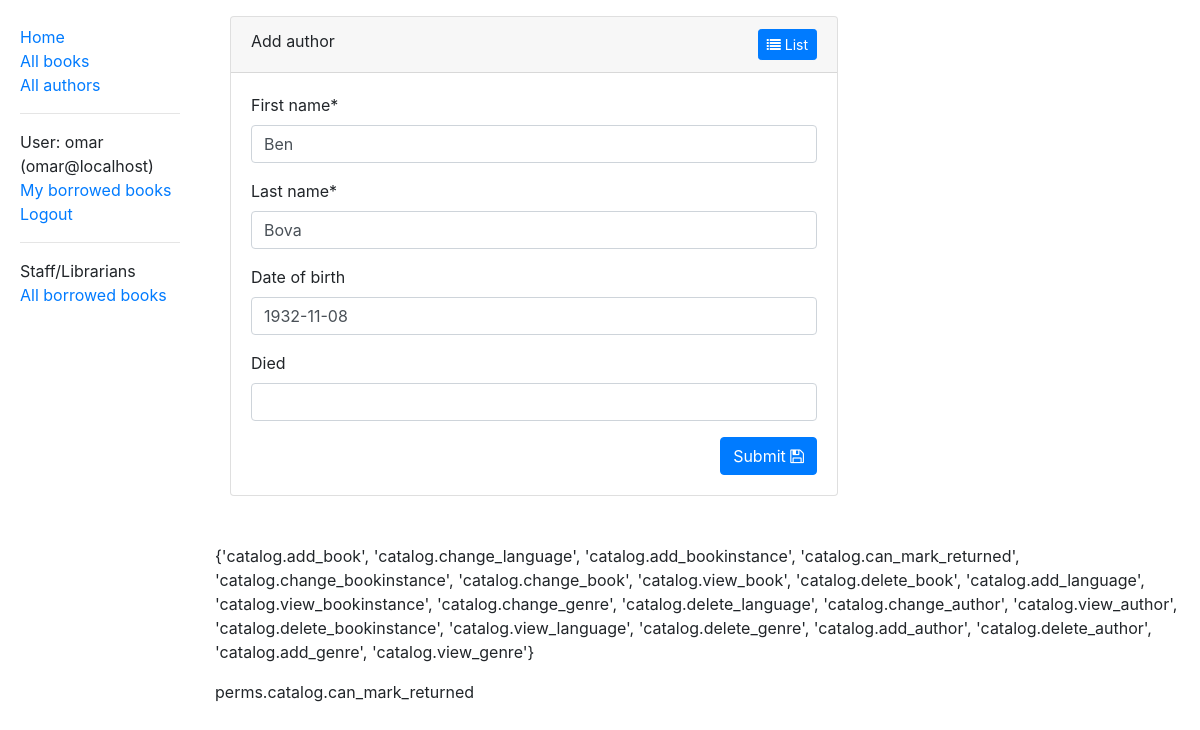
The page /catalog/author/14/update/ (signed in) on the database its author committed.
### catalog/models.py (models this page shows, shortened)
class Author(models.Model):
    first_name = models.CharField(max_length=100)
    last_name = models.CharField(max_length=100)
    date_of_birth = models.DateField(null=True, blank=True)
    date_of_death = models.DateField('Died', null=True, blank=True)
    class Meta:
        ordering = ['last_name', 'first_name']

### catalog/views.py (the view)
# urls.py: path('author/<int:pk>/update/', views.AuthorUpdate.as_view(), name='author-update'),
class AuthorUpdate(LoginRequiredMixin,
                   PermissionRequiredMixin,
                   UpdateView):
    model = Author
    fields = ['first_name', 'last_name', 'date_of_birth', 'date_of_death']
    permission_required = 'catalog.can_mark_returned'

### catalog/templates/catalog/author_form.html (shortened to what this page needs)
            {% extends "base_generic.html" %}
{% load crispy_forms_tags %}
{% block content %}
    <div class="container-fluid mt-3">
    <div class="card" style="width:38rem;">
        <div class="card-header">
            Add author
            <a href="{% url 'authors' %}" class="btn btn-primary btn-sm float-right" role="button">
                <i class="fa fa-list" aria-hidden="true"></i>
                List</a>
        </div>
        <div class="card-body">
            <form action="" method="post" novalidate>
                {{ form|crispy }}
                <button type="submit" class="btn btn-primary float-right">Submit
                    <i class="fa fa-floppy-o" aria-hidden="true"></i>
                </button>
            </form>
        </div>
    </div>
    </div>
{% endblock %}

### templates/base_generic.html (shortened to what this page needs)
    {% load bootstrap4 %}
<!DOCTYPE html>
<html lang="en">
<head>
    {% bootstrap_css %}
    <link rel="stylesheet" href="https://stackpath.bootstrapcdn.com/font-awesome/4.7.0/css/font-awesome.min.css">
    {%  load static %}
    <link rel="stylesheet" href="{% static 'css/styles.css' %}">
</head>
<body>
  <div class="container-fluid">
     <div class="row">
         <div class="col-sm-2">
             {% block sidebar %}
                 <ul class="sidebar-nav">
                   <li><a href="{% url 'index' %}">Home</a></li>
                     <li><a href="{% url 'books' %}">All books</a></li>
                     <li><a href="{% url 'authors' %}">All authors</a></li>
                     <li><hr></li>
                     {% if user.is_authenticated %}
                         <li>User: {{ user.get_username }} ({{ user.email }})</li>
                         <li><a href="{% url 'my-borrowed-books' %}">My borrowed books</a></li>
                         <li><a href="{% url 'logout' %}?next={{ request.path }}">Logout</a></li>
                         <li><hr></li>
                         {% if perms.catalog.can_mark_returned %}
                             <li>Staff/Librarians</li>
                             <li><a href="{% url 'librarian-view' %}?next={{ request.path }}">All borrowed books</a></li>
                         {% endif  %}
                     {% else %}
                         <li><a href="{% url 'login' %}?next={{ request.path }}">Login</a></li>
                     {% endif %}
                 </ul>
             {% endblock sidebar %}
         </div>
         <div class="col-sm-10">
             {% block content %}{% endblock %}
             <p class="mt-5">
                 {% if perms.catalog %}
                     {{ perms.catalog  }}
                     {% if perms.catalog.can_mark_returned %}
                         <p>perms.catalog.can_mark_returned</p>
                     {% endif  %}
                 {% endif %}
             </p>
         </div>
     </div>
  </div>
</body>
</html>

### static/css/styles.css (style rules this page uses)
.sidebar-nav { margin-top: 20px; padding: 5px; list-style: none; }

### rows shown on the page
Author: first_name "Ben", last_name "Bova", date_of_birth "1932-11-08"

### other values the page prints
{{ user.get_username }} "omar"
{{ user.email }} "omar@localhost"
